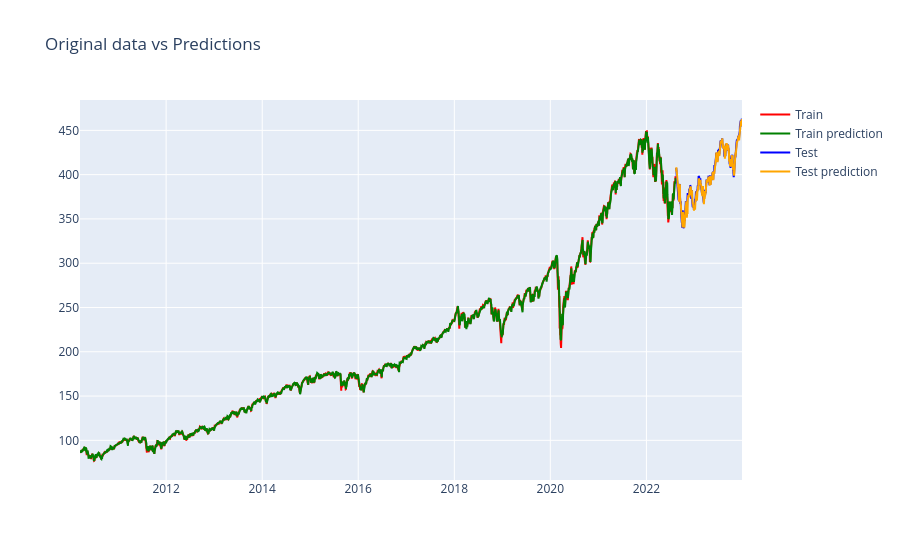

Notebook source saved alongside this figure:
### Code cell
#Plotting
fig = go.Figure()
fig.add_trace(go.Scatter(x=training_dataset.index, y=training_dataset["Close"].squeeze(), name="Train", line=dict(color="red")))
fig.add_trace(go.Scatter(x=training_dataset.index, y=ytrainpred.squeeze(), name="Train prediction", line=dict(color="green")))
fig.add_trace(go.Scatter(x=test_dataset.index, y=test_dataset["Close"].squeeze(), name="Test", line=dict(color="blue")))
fig.add_trace(go.Scatter(x=test_dataset.index, y=ytestpred.squeeze(), name="Test prediction", line=dict(color="orange")))
fig.update_layout(title="Original data vs Predictions")
fig.show()

### Figure 1 — Plotly figure (JSON) as saved in the notebook; plotly's stock layout.template omitted (floating-point values rounded to 4 significant figures; data arrays with more than 128 entries replaced by an {"elided": "..."} marker saying what was removed)
{"data": [{"line": {"color": "red"}, "name": "Train", "type": "scatter", "x": {"elided": "3124 str values"}, "y": {"elided": "3124 float values"}}, {"line": {"color": "green"}, "name": "Train prediction", "type": "scatter", "x": {"elided": "3124 str values"}, "y": {"elided": "3124 float values"}}, {"line": {"color": "blue"}, "name": "Test", "type": "scatter", "x": {"elided": "347 str values"}, "y": {"elided": "347 float values"}}, {"line": {"color": "orange"}, "name": "Test prediction", "type": "scatter", "x": {"elided": "347 str values"}, "y": {"elided": "347 float values"}}], "layout": {"autosize": true, "title": {"text": "Original data vs Predictions"}, "xaxis": {"autorange": true, "range": ["2010-03-17", "2023-12-29"], "type": "date"}, "yaxis": {"autorange": true, "range": [55.21, 484.3], "type": "linear"}}}
